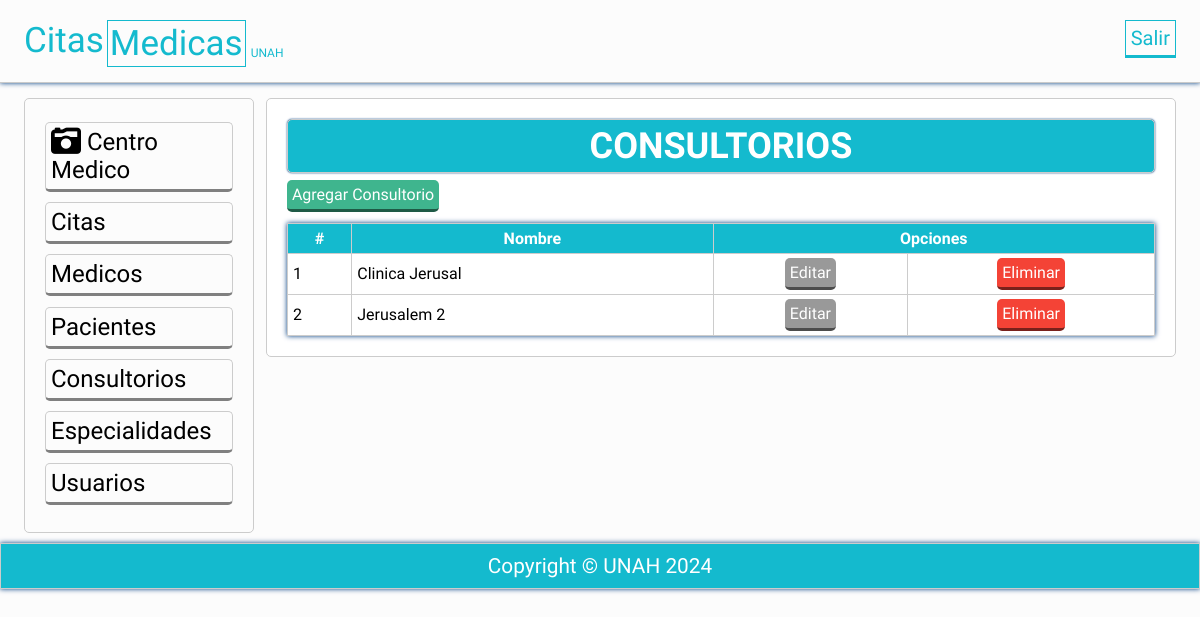
The page /vista/consultorios_vista.php on the database its author committed.
### tables this page shows
CREATE TABLE `consultorios` (
  `idConsultorio` int(11) NOT NULL,
  `conNombre` char(15) NOT NULL
);

### vista/consultorios_vista.php (the view, shortened to what this page needs)
<?php
try{
	$conexion = new PDO('mysql:host=localhost;dbname=centromedico','root','');
}catch(PDOException $e){
	echo "Error: ". $e->getMessage();
}
$consulta = $conexion -> prepare("
	SELECT * FROM consultorios order by idconsultorio limit 5");
$consulta ->execute();
$consulta = $consulta ->fetchAll();
?>
<?php include 'plantillas/header.php'; ?>
	<section class="main">
		<div class="wrapp">
			<?php include 'plantillas/nav.php'; ?>
				<article>
					<div class="mensaje">
						<h2>CONSULTORIOS</h2>
					</div>
						<a class="agregar" href="agregarconsultorios.php">Agregar Consultorio</a>
						<table class="tabla">
						  <tr>
							<th>#</th>
							<th>Nombre</th>
							<th colspan="2">Opciones</th>
						  </tr>
						<?php foreach ($consulta as $Sql): ?>
						<tr>
						<?php echo "<td>". $Sql['idConsultorio']. "</td>"; ?>
						<?php echo "<td>". $Sql['conNombre']. "</td>"; ?>
                        <?php echo "<td class='centrar'>"."<a href='actualizarconsultorio.php?idConsultorio=".$Sql['idConsultorio']."' class='editar'>Editar</a>". "</td>"; ?>
						<?php echo "<td class='centrar'>"."<a href='eliminar_consultorio.php?idConsultorio=".$Sql['idConsultorio']."' class='eliminar'>Eliminar</a>". "</td>"; ?>
						</tr>
						<?php endforeach; ?>
						</table>
				</article>
	</section>
<?php include 'plantillas/footer.php'; ?>
</body>
</html>

### css/estilos.css (style rules this page uses)
* { -webkit-box-sizing: border-box; -moz-box-sizing: border-box; box-sizing: border-box; margin:0px; padding:0px; font-family: 'Antic', sans-serif; }
body { background: rgba(0,0,0,.01); color:#000; }
.wrapp { padding: 0% 2%; width:100%; margin:auto; overflow: hidden; }
.mensaje { background: #14BACE; padding:5px; color:#fff; border-radius:5px; text-align: center; font-size: 1.5em; margin-bottom: 5px; box-shadow: 0 0px 2px #013D82 !important; }
article a { display:block; font-weight: normal; }
article { margin: 10px 0px; margin-left:1%; float: left; width: 79%; padding:20px; background: rgb(255, 255, 255); border-radius:5px; }
article,aside, .mensaje { border:1px solid #ccc; }
article a { margin: 2px 0px; display:inline-block; padding: 5px; color: white; border-radius:5px; cursor:pointer; border-bottom: 3px solid rgba(0, 0, 0,.5); width:auto; text-decoration:none; text-align:center; position: relative; }
article .agregar { background:#3FB58E; }
article .editar { background:#999; }
article .eliminar { background:#F44336; }
footer li,a { text-decoration: none; color: #fff; }
.tabla { box-shadow: 0 0px 5px #013D82 !important; width:100%; margin-top: 1%; border-collapse: collapse; }
.tabla th { background: #14BACE; padding: 5px; color:white; }
.centrar { text-align: center; }
.tabla td { padding: 2px 5px; }
.tabla td,th { border:1px solid #ccc; }

### rows shown on the page
consultorios: idConsultorio "1", conNombre "Clinica Jerusal"
consultorios: idConsultorio "2", conNombre "Jerusalem 2"
